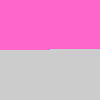
Frame 1 (no input)
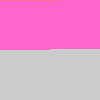
Frame 60 (the mouse pressed at the canvas centre just before this capture)
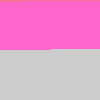
Frame 120 (the mouse held since frame 60 and released just before this capture)

The Processing sketch that drew these frames (run headless with seeded random() and noise(); from frame 60 on, the mouse is pressed at the canvas centre):

// Processing sketch: processing_152929
// ── processing_152929.pde

color pink = color(255, 102, 204);
int x=0;

void setup() {
loadPixels();
colorMode(HSB,360,100,100);

for (int i = 0; i < (width*height/2)-width/2; i++) {

  pixels[i] = pink;

}

updatePixels();
frameRate(50);
}

void draw() {
    if(x == width*height) {
     x=0;
    } else {
    
        loadPixels();
        float y = hue(pixels[x]);
        y += 25;
        if (y>360){ y=0;}
        float g = saturation(pixels[x]);
        g-= 7;
        g=(g<0)?60:g;
        float b = brightness(pixels[x]);
        b-=4;
        b=(b<0)?100:b;
        pixels[x] = color(y,g,b);
        updatePixels();
        println(y+" "+g+" "+b);
        x++;
    }
}
